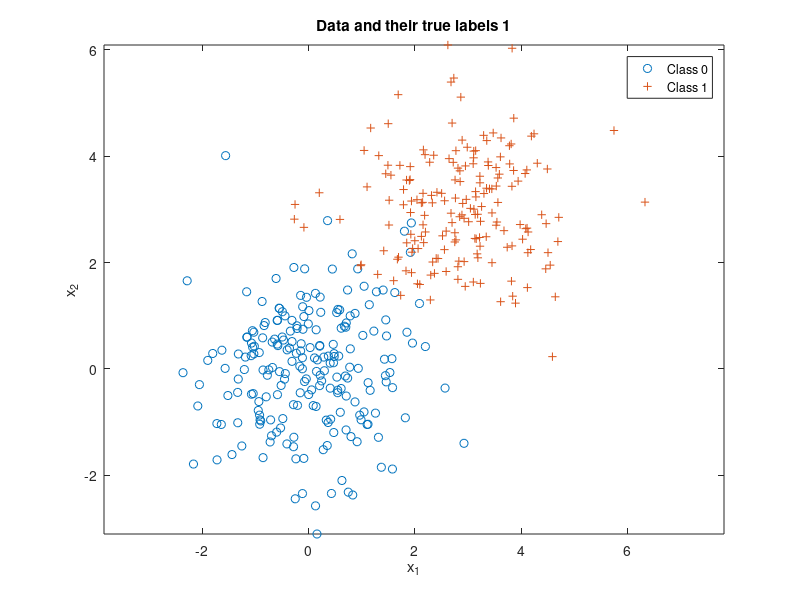

MATLAB code for this plot: (Note: this script raises an error after producing the figure.)
clear all;
close all;

%Sample 1
n = 2;
N = 400;
mu(:,1) = [0;0];
mu(:,2) = [3;3];
sigma(:,:,1) = [1 0;0 1];
sigma(:,:,2) = [1 0;0 1];
p = [0.5,0.5];

label = rand(1,N) >= p(1);
Nc = [length(find(label==0)),length(find(label==1))];
x = zeros(n,N);

for l = 0:1
    x(:,label==l) = mvnrnd(mu(:,l+1),sigma(:,:,l+1),Nc(l+1))';
end

figure(1), clf,
plot(x(1,label==0),x(2,label==0),'o'), hold on,
plot(x(1,label==1),x(2,label==1),'+'), axis equal,
legend('Class 0','Class 1'), 
title('Data and their true labels 1'),
xlabel('x_1'), ylabel('x_2'), 

lambda = [0 1;1 0]; % loss values
gamma = (lambda(2,1)-lambda(1,1))/(lambda(1,2)-lambda(2,2)) * p(1)/p(2); %threshold
discriminantScore = log(evalGaussian(x,mu(:,2),sigma(:,:,2)))-log(evalGaussian(x,mu(:,1),sigma(:,:,1)));% - log(gamma);
decision = (discriminantScore >= log(gamma));

ind00 = find(decision==0 & label==0); p00 = length(ind00)/Nc(1); % probability of true negative
ind10 = find(decision==1 & label==0); p10 = length(ind10)/Nc(1); % probability of false positive
ind01 = find(decision==0 & label==1); p01 = length(ind01)/Nc(2); % probability of false negative
ind11 = find(decision==1 & label==1); p11 = length(ind11)/Nc(2); % probability of true positive
%p(error) = [p10,p01]*Nc'/N; % probability of error, empirically estimated

figure(1), % class 0 circle, class 1 +, correct green, incorrect red
plot(x(1,ind00),x(2,ind00),'og'); hold on,
plot(x(1,ind10),x(2,ind10),'or'); hold on,
plot(x(1,ind01),x(2,ind01),'+r'); hold on,
plot(x(1,ind11),x(2,ind11),'+g'); hold on,
axis equal,

% Draw the decision boundary
horizontalGrid = linspace(floor(min(x(1,:))),ceil(max(x(1,:))),101);
verticalGrid = linspace(floor(min(x(2,:))),ceil(max(x(2,:))),91);
[h,v] = meshgrid(horizontalGrid,verticalGrid);
discriminantScoreGridValues = log(evalGaussian([h(:)';v(:)'],mu(:,2),sigma(:,:,2)))-log(evalGaussian([h(:)';v(:)'],mu(:,1),sigma(:,:,1))) - log(gamma);
minDSGV = min(discriminantScoreGridValues);
maxDSGV = max(discriminantScoreGridValues);
discriminantScoreGrid = reshape(discriminantScoreGridValues,91,101);
figure(1), contour(horizontalGrid,verticalGrid,discriminantScoreGrid,[minDSGV*[0.9,0.6,0.3],0,[0.3,0.6,0.9]*maxDSGV]); % plot equilevel contours of the discriminant function 
% including the contour at level 0 which is the decision boundary
legend('Correct decisions for data from Class 0','Wrong decisions for data from Class 0','Wrong decisions for data from Class 1','Correct decisions for data from Class 1','Equilevel contours of the discriminant function' ), 
title('Data and their classifier decisions versus true labels'),
xlabel('x_1'), ylabel('x_2'), 

%Sample 2
n = 2;
N = 400;
mu(:,1) = [0;0];
mu(:,2) = [3;3];
sigma(:,:,1) = [3 1;1 0.8];
sigma(:,:,2) = [3 1;1 0.8];
p = [0.5,0.5];

label = rand(1,N) >= p(1);
Nc = [length(find(label==0)),length(find(label==1))];
x = zeros(n,N);

for l = 0:1
    x(:,label==l) = mvnrnd(mu(:,l+1),sigma(:,:,l+1),Nc(l+1))';
end

figure(2), clf,
plot(x(1,label==0),x(2,label==0),'o'), hold on,
plot(x(1,label==1),x(2,label==1),'+'), axis equal,
legend('Class 0','Class 1'), 
title('Data and their true labels 2'),
xlabel('x_1'), ylabel('x_2'), 

lambda = [0 1;1 0]; % loss values
gamma = (lambda(2,1)-lambda(1,1))/(lambda(1,2)-lambda(2,2)) * p(1)/p(2); %threshold
discriminantScore = log(evalGaussian(x,mu(:,2),sigma(:,:,2)))-log(evalGaussian(x,mu(:,1),sigma(:,:,1)));% - log(gamma);
decision = (discriminantScore >= log(gamma));

ind00 = find(decision==0 & label==0); p00 = length(ind00)/Nc(1); % probability of true negative
ind10 = find(decision==1 & label==0); p10 = length(ind10)/Nc(1); % probability of false positive
ind01 = find(decision==0 & label==1); p01 = length(ind01)/Nc(2); % probability of false negative
ind11 = find(decision==1 & label==1); p11 = length(ind11)/Nc(2); % probability of true positive
%p(error) = [p10,p01]*Nc'/N; % probability of error, empirically estimated

figure(2), % class 0 circle, class 1 +, correct green, incorrect red
plot(x(1,ind00),x(2,ind00),'og'); hold on,
plot(x(1,ind10),x(2,ind10),'or'); hold on,
plot(x(1,ind01),x(2,ind01),'+r'); hold on,
plot(x(1,ind11),x(2,ind11),'+g'); hold on,
axis equal,

% Draw the decision boundary
horizontalGrid = linspace(floor(min(x(1,:))),ceil(max(x(1,:))),101);
verticalGrid = linspace(floor(min(x(2,:))),ceil(max(x(2,:))),91);
[h,v] = meshgrid(horizontalGrid,verticalGrid);
discriminantScoreGridValues = log(evalGaussian([h(:)';v(:)'],mu(:,2),sigma(:,:,2)))-log(evalGaussian([h(:)';v(:)'],mu(:,1),sigma(:,:,1))) - log(gamma);
minDSGV = min(discriminantScoreGridValues);
maxDSGV = max(discriminantScoreGridValues);
discriminantScoreGrid = reshape(discriminantScoreGridValues,91,101);
figure(2), contour(horizontalGrid,verticalGrid,discriminantScoreGrid,[minDSGV*[0.9,0.6,0.3],0,[0.3,0.6,0.9]*maxDSGV]); % plot equilevel contours of the discriminant function 
% including the contour at level 0 which is the decision boundary
legend('Correct decisions for data from Class 0','Wrong decisions for data from Class 0','Wrong decisions for data from Class 1','Correct decisions for data from Class 1','Equilevel contours of the discriminant function' ), 
title('Data and their classifier decisions versus true labels'),
xlabel('x_1'), ylabel('x_2'), 

%Sample 3
n = 2;
N = 400;
mu(:,1) = [0;0];
mu(:,2) = [2;2];
sigma(:,:,1) = [2 0.5;0.5 1];
sigma(:,:,2) = [2 0.5;0.5 1];
p = [0.5,0.5];

label = rand(1,N) >= p(1);
Nc = [length(find(label==0)),length(find(label==1))];
x = zeros(n,N);

for l = 0:1
    x(:,label==l) = mvnrnd(mu(:,l+1),sigma(:,:,l+1),Nc(l+1))';
end

figure(3), clf,
plot(x(1,label==0),x(2,label==0),'o'), hold on,
plot(x(1,label==1),x(2,label==1),'+'), axis equal,
legend('Class 0','Class 1'), 
title('Data and their true labels 3'),
xlabel('x_1'), ylabel('x_2'), 

lambda = [0 1;1 0]; % loss values
gamma = (lambda(2,1)-lambda(1,1))/(lambda(1,2)-lambda(2,2)) * p(1)/p(2); %threshold
discriminantScore = log(evalGaussian(x,mu(:,2),sigma(:,:,2)))-log(evalGaussian(x,mu(:,1),sigma(:,:,1)));% - log(gamma);
decision = (discriminantScore >= log(gamma));

ind00 = find(decision==0 & label==0); p00 = length(ind00)/Nc(1); % probability of true negative
ind10 = find(decision==1 & label==0); p10 = length(ind10)/Nc(1); % probability of false positive
ind01 = find(decision==0 & label==1); p01 = length(ind01)/Nc(2); % probability of false negative
ind11 = find(decision==1 & label==1); p11 = length(ind11)/Nc(2); % probability of true positive
%p(error) = [p10,p01]*Nc'/N; % probability of error, empirically estimated

figure(3), % class 0 circle, class 1 +, correct green, incorrect red
plot(x(1,ind00),x(2,ind00),'og'); hold on,
plot(x(1,ind10),x(2,ind10),'or'); hold on,
plot(x(1,ind01),x(2,ind01),'+r'); hold on,
plot(x(1,ind11),x(2,ind11),'+g'); hold on,
axis equal,

% Draw the decision boundary
horizontalGrid = linspace(floor(min(x(1,:))),ceil(max(x(1,:))),101);
verticalGrid = linspace(floor(min(x(2,:))),ceil(max(x(2,:))),91);
[h,v] = meshgrid(horizontalGrid,verticalGrid);
discriminantScoreGridValues = log(evalGaussian([h(:)';v(:)'],mu(:,2),sigma(:,:,2)))-log(evalGaussian([h(:)';v(:)'],mu(:,1),sigma(:,:,1))) - log(gamma);
minDSGV = min(discriminantScoreGridValues);
maxDSGV = max(discriminantScoreGridValues);
discriminantScoreGrid = reshape(discriminantScoreGridValues,91,101);
figure(3), contour(horizontalGrid,verticalGrid,discriminantScoreGrid,[minDSGV*[0.9,0.6,0.3],0,[0.3,0.6,0.9]*maxDSGV]); % plot equilevel contours of the discriminant function 
% including the contour at level 0 which is the decision boundary
legend('Correct decisions for data from Class 0','Wrong decisions for data from Class 0','Wrong decisions for data from Class 1','Correct decisions for data from Class 1','Equilevel contours of the discriminant function' ), 
title('Data and their classifier decisions versus true labels'),
xlabel('x_1'), ylabel('x_2'), 

%Sample 4
n = 2;
N = 400;
mu(:,1) = [0;0];
mu(:,2) = [3;3];
sigma(:,:,1) = [1 0;0 1];
sigma(:,:,2) = [1 0;0 1];
p = [0.05,0.95];

label = rand(1,N) >= p(1);
Nc = [length(find(label==0)),length(find(label==1))];
x = zeros(n,N);

for l = 0:1
    x(:,label==l) = mvnrnd(mu(:,l+1),sigma(:,:,l+1),Nc(l+1))';
end

figure(4), clf,
plot(x(1,label==0),x(2,label==0),'o'), hold on,
plot(x(1,label==1),x(2,label==1),'+'), axis equal,
legend('Class 0','Class 1'), 
title('Data and their true labels 4'),
xlabel('x_1'), ylabel('x_2'), 

lambda = [0 1;1 0]; % loss values
gamma = (lambda(2,1)-lambda(1,1))/(lambda(1,2)-lambda(2,2)) * p(1)/p(2); %threshold
discriminantScore = log(evalGaussian(x,mu(:,2),sigma(:,:,2)))-log(evalGaussian(x,mu(:,1),sigma(:,:,1)));% - log(gamma);
decision = (discriminantScore >= log(gamma));

ind00 = find(decision==0 & label==0); p00 = length(ind00)/Nc(1); % probability of true negative
ind10 = find(decision==1 & label==0); p10 = length(ind10)/Nc(1); % probability of false positive
ind01 = find(decision==0 & label==1); p01 = length(ind01)/Nc(2); % probability of false negative
ind11 = find(decision==1 & label==1); p11 = length(ind11)/Nc(2); % probability of true positive
%p(error) = [p10,p01]*Nc'/N; % probability of error, empirically estimated

figure(4), % class 0 circle, class 1 +, correct green, incorrect red
plot(x(1,ind00),x(2,ind00),'og'); hold on,
plot(x(1,ind10),x(2,ind10),'or'); hold on,
plot(x(1,ind01),x(2,ind01),'+r'); hold on,
plot(x(1,ind11),x(2,ind11),'+g'); hold on,
axis equal,

% Draw the decision boundary
horizontalGrid = linspace(floor(min(x(1,:))),ceil(max(x(1,:))),101);
verticalGrid = linspace(floor(min(x(2,:))),ceil(max(x(2,:))),91);
[h,v] = meshgrid(horizontalGrid,verticalGrid);
discriminantScoreGridValues = log(evalGaussian([h(:)';v(:)'],mu(:,2),sigma(:,:,2)))-log(evalGaussian([h(:)';v(:)'],mu(:,1),sigma(:,:,1))) - log(gamma);
minDSGV = min(discriminantScoreGridValues);
maxDSGV = max(discriminantScoreGridValues);
discriminantScoreGrid = reshape(discriminantScoreGridValues,91,101);
figure(4), contour(horizontalGrid,verticalGrid,discriminantScoreGrid,[minDSGV*[0.9,0.6,0.3],0,[0.3,0.6,0.9]*maxDSGV]); % plot equilevel contours of the discriminant function 
% including the contour at level 0 which is the decision boundary
legend('Correct decisions for data from Class 0','Wrong decisions for data from Class 0','Wrong decisions for data from Class 1','Correct decisions for data from Class 1','Equilevel contours of the discriminant function' ), 
title('Data and their classifier decisions versus true labels'),
xlabel('x_1'), ylabel('x_2'), 

%Sample 5
n = 2;
N = 400;
mu(:,1) = [0;0];
mu(:,2) = [3;3];
sigma(:,:,1) = [3 1;1 0.8];
sigma(:,:,2) = [3 1;1 0.8];
p = [0.05,0.95];

label = rand(1,N) >= p(1);
Nc = [length(find(label==0)),length(find(label==1))];
x = zeros(n,N);

for l = 0:1
    x(:,label==l) = mvnrnd(mu(:,l+1),sigma(:,:,l+1),Nc(l+1))';
end

figure(5), clf,
plot(x(1,label==0),x(2,label==0),'o'), hold on,
plot(x(1,label==1),x(2,label==1),'+'), axis equal,
legend('Class 0','Class 1'), 
title('Data and their true labels 5'),
xlabel('x_1'), ylabel('x_2'), 

lambda = [0 1;1 0]; % loss values
gamma = (lambda(2,1)-lambda(1,1))/(lambda(1,2)-lambda(2,2)) * p(1)/p(2); %threshold
discriminantScore = log(evalGaussian(x,mu(:,2),sigma(:,:,2)))-log(evalGaussian(x,mu(:,1),sigma(:,:,1)));% - log(gamma);
decision = (discriminantScore >= log(gamma));

ind00 = find(decision==0 & label==0); p00 = length(ind00)/Nc(1); % probability of true negative
ind10 = find(decision==1 & label==0); p10 = length(ind10)/Nc(1); % probability of false positive
ind01 = find(decision==0 & label==1); p01 = length(ind01)/Nc(2); % probability of false negative
ind11 = find(decision==1 & label==1); p11 = length(ind11)/Nc(2); % probability of true positive
%p(error) = [p10,p01]*Nc'/N; % probability of error, empirically estimated

figure(5), % class 0 circle, class 1 +, correct green, incorrect red
plot(x(1,ind00),x(2,ind00),'og'); hold on,
plot(x(1,ind10),x(2,ind10),'or'); hold on,
plot(x(1,ind01),x(2,ind01),'+r'); hold on,
plot(x(1,ind11),x(2,ind11),'+g'); hold on,
axis equal,

% Draw the decision boundary
horizontalGrid = linspace(floor(min(x(1,:))),ceil(max(x(1,:))),101);
verticalGrid = linspace(floor(min(x(2,:))),ceil(max(x(2,:))),91);
[h,v] = meshgrid(horizontalGrid,verticalGrid);
discriminantScoreGridValues = log(evalGaussian([h(:)';v(:)'],mu(:,2),sigma(:,:,2)))-log(evalGaussian([h(:)';v(:)'],mu(:,1),sigma(:,:,1))) - log(gamma);
minDSGV = min(discriminantScoreGridValues);
maxDSGV = max(discriminantScoreGridValues);
discriminantScoreGrid = reshape(discriminantScoreGridValues,91,101);
figure(5), contour(horizontalGrid,verticalGrid,discriminantScoreGrid,[minDSGV*[0.9,0.6,0.3],0,[0.3,0.6,0.9]*maxDSGV]); % plot equilevel contours of the discriminant function 
% including the contour at level 0 which is the decision boundary
legend('Correct decisions for data from Class 0','Wrong decisions for data from Class 0','Wrong decisions for data from Class 1','Correct decisions for data from Class 1','Equilevel contours of the discriminant function' ), 
title('Data and their classifier decisions versus true labels'),
xlabel('x_1'), ylabel('x_2'), 

%Sample 6
n = 2;
N = 400;
mu(:,1) = [0;0];
mu(:,2) = [2;2];
sigma(:,:,1) = [2 0.5;0.5 1];
sigma(:,:,2) = [2 0.5;0.5 1];
p = [0.05,0.95];

label = rand(1,N) >= p(1);
Nc = [length(find(label==0)),length(find(label==1))];
x = zeros(n,N);

for l = 0:1
    x(:,label==l) = mvnrnd(mu(:,l+1),sigma(:,:,l+1),Nc(l+1))';
end

figure(6), clf,
plot(x(1,label==0),x(2,label==0),'o'), hold on,
plot(x(1,label==1),x(2,label==1),'+'), axis equal,
legend('Class 0','Class 1'), 
title('Data and their true labels 6'),
xlabel('x_1'), ylabel('x_2'), 

lambda = [0 1;1 0]; % loss values
gamma = (lambda(2,1)-lambda(1,1))/(lambda(1,2)-lambda(2,2)) * p(1)/p(2); %threshold
discriminantScore = log(evalGaussian(x,mu(:,2),sigma(:,:,2)))-log(evalGaussian(x,mu(:,1),sigma(:,:,1)));% - log(gamma);
decision = (discriminantScore >= log(gamma));

ind00 = find(decision==0 & label==0); p00 = length(ind00)/Nc(1); % probability of true negative
ind10 = find(decision==1 & label==0); p10 = length(ind10)/Nc(1); % probability of false positive
ind01 = find(decision==0 & label==1); p01 = length(ind01)/Nc(2); % probability of false negative
ind11 = find(decision==1 & label==1); p11 = length(ind11)/Nc(2); % probability of true positive
%p(error) = [p10,p01]*Nc'/N; % probability of error, empirically estimated

figure(6), % class 0 circle, class 1 +, correct green, incorrect red
plot(x(1,ind00),x(2,ind00),'og'); hold on,
plot(x(1,ind10),x(2,ind10),'or'); hold on,
plot(x(1,ind01),x(2,ind01),'+r'); hold on,
plot(x(1,ind11),x(2,ind11),'+g'); hold on,
axis equal,

% Draw the decision boundary
horizontalGrid = linspace(floor(min(x(1,:))),ceil(max(x(1,:))),101);
verticalGrid = linspace(floor(min(x(2,:))),ceil(max(x(2,:))),91);
[h,v] = meshgrid(horizontalGrid,verticalGrid);
discriminantScoreGridValues = log(evalGaussian([h(:)';v(:)'],mu(:,2),sigma(:,:,2)))-log(evalGaussian([h(:)';v(:)'],mu(:,1),sigma(:,:,1))) - log(gamma);
minDSGV = min(discriminantScoreGridValues);
maxDSGV = max(discriminantScoreGridValues);
discriminantScoreGrid = reshape(discriminantScoreGridValues,91,101);
figure(6), contour(horizontalGrid,verticalGrid,discriminantScoreGrid,[minDSGV*[0.9,0.6,0.3],0,[0.3,0.6,0.9]*maxDSGV]); % plot equilevel contours of the discriminant function 
% including the contour at level 0 which is the decision boundary
legend('Correct decisions for data from Class 0','Wrong decisions for data from Class 0','Wrong decisions for data from Class 1','Correct decisions for data from Class 1','Equilevel contours of the discriminant function' ), 
title('Data and their classifier decisions versus true labels'),
xlabel('x_1'), ylabel('x_2'), 

function g = evalGaussian(x,mu,Sigma)
    %Evaluates the Gaussian pdf N(mu,Sigma) at each coumn of X
    [n,N] = size(x);
    C = ((2*pi)^n * det(Sigma))^(-1/2);
    E = -0.5*sum((x-repmat(mu,1,N)).*(inv(Sigma)*(x-repmat(mu,1,N))),1);
    g = C*exp(E);
end